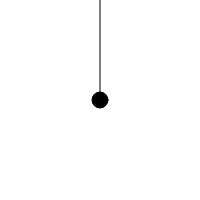
Frame 1 (no input)
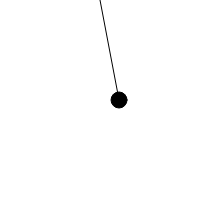
Frame 60 (no input)
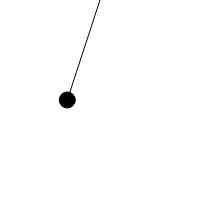
Frame 120 (the mouse pressed at the canvas centre since frame 60)

The p5.js sketch that drew these frames (run headless with seeded random() and noise() and a simulated clock; from frame 60 on, the mouse is pressed at the canvas centre):

// p5.js sketch
// ── sketch.js
let theta = 0.0;

function setup() {
	createCanvas(200, 200);
}

function draw() {
	background(255);

	// get the result of the sine function
	// scale so that values oscillate between 0 and width
	// by adding 1 we get vals between 0 and 2
	// by multiplying by 100, we get val between 0 and 200

	let x = (sin(theta) + 1) * width/2; 

	// with each cycle, increment theta
	theta += .05;

	// draw the ellipse at the value produced by the sine
	fill(0);
	stroke(0);
	line(width/2, 0, x, height/2);
	ellipse(x, height/2, 16, 16);
}
